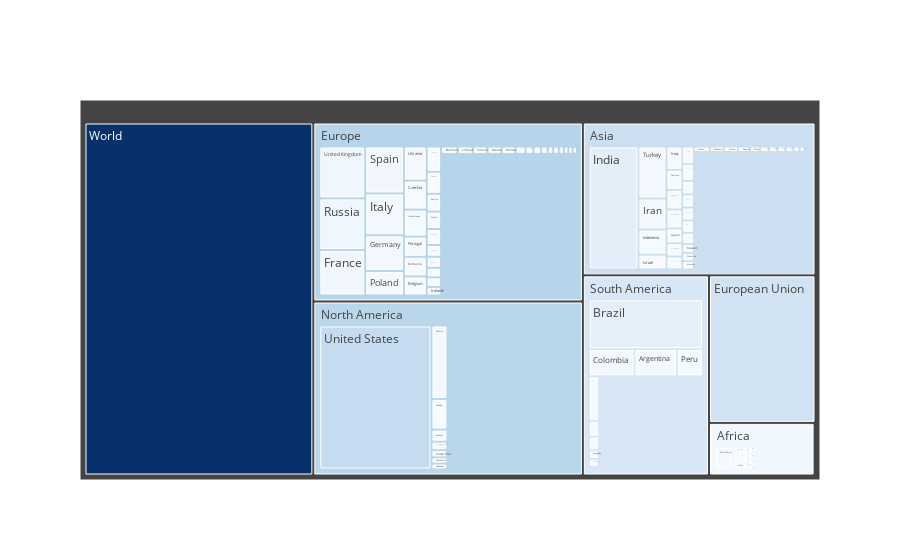

Here is the notebook cell this chart was saved with:
### Code cell
df2 = pd.DataFrame(columns = df.columns.tolist())

for country in df.location.unique().tolist():
    df1 = df.loc[df.location == country].tail(1)
    df2 = df2.append(df1)

df2.dropna(subset=['total_cases'],inplace=True)

fig = go.Figure()

labels = df2['location'].tolist()
parents = df2['continent'].tolist()
values = df2['total_cases'].tolist()

fig = go.Figure(go.Treemap(
    labels = labels,
    values = values,
    parents = parents,
    marker_colorscale = 'Blues'))


fig.show()

### Figure 1 — Plotly figure (JSON) as saved in the notebook; plotly's stock layout.template omitted (floating-point values rounded to 4 significant figures; data arrays with more than 128 entries replaced by an {"elided": "..."} marker saying what was removed)
{"data": [{"labels": {"elided": "199 str values"}, "marker": {"colorscale": [[0, "rgb(247,251,255)"], [0.125, "rgb(222,235,247)"], [0.25, "rgb(198,219,239)"], [0.375, "rgb(158,202,225)"], [0.5, "rgb(107,174,214)"], [0.625, "rgb(66,146,198)"], [0.75, "rgb(33,113,181)"], [0.875, "rgb(8,81,156)"], [1, "rgb(8,48,107)"]]}, "parents": {"elided": "199 str values"}, "type": "treemap", "values": {"elided": "199 int values"}}], "layout": {}}
